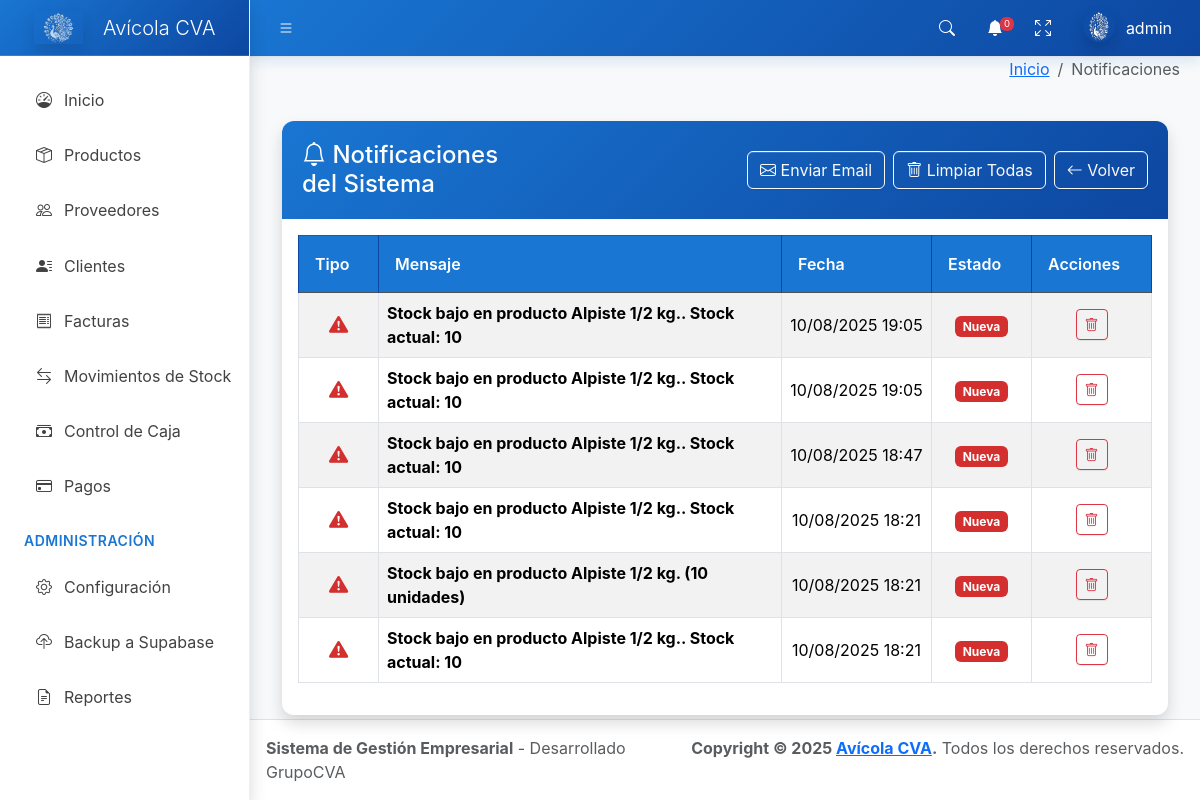
Before: /notificaciones/ (signed in) with the older database file.
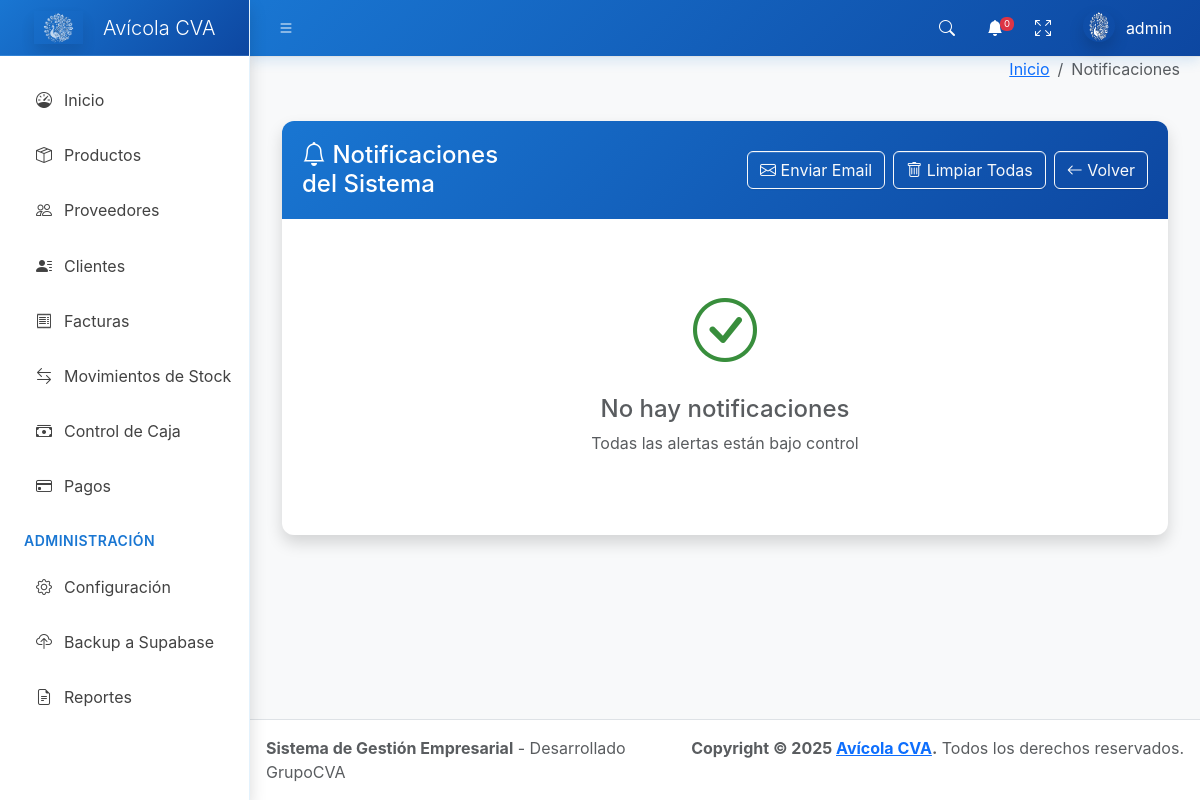
After: the same page with the newer database file.
### core/models.py (models this page shows, shortened)
class Notificacion(models.Model):
    TIPO_CHOICES = [
        ('info', 'Información'),
        ('warning', 'Advertencia'),
        ('error', 'Error'),
    ]
    mensaje = models.TextField()
    tipo = models.CharField(max_length=10, choices=TIPO_CHOICES, default='info')
    fecha = models.DateTimeField(auto_now_add=True)
    leida = models.BooleanField(default=False)
    usuario = models.ForeignKey(User, on_delete=models.CASCADE, null=True, blank=True)
    class Meta:
        verbose_name = 'Notificación'
        verbose_name_plural = 'Notificaciones'
        ordering = ['-fecha']

### core/views.py (the view)
# urls.py: path('notificaciones/', views.notificaciones_list, name='notificaciones_list'),
@login_required
def notificaciones_list(request):
    notificaciones = Notificacion.objects.filter(
        models.Q(usuario=request.user) | models.Q(usuario__isnull=True)
    ).order_by('-fecha')
    notificaciones.filter(usuario=request.user).update(leida=True)
    context = {
        'notificaciones': notificaciones,
        'titulo': 'Notificaciones'
    }
    return render(request, 'notificaciones_list.html', context)

### core/context_processors.py (called while the page is built)
def configuracion_global(request):
    if not request.user.is_authenticated:
        return {}
    try:
        tema_actual = ConfiguracionSistema.get_valor('tema_visual', 'azul')
        return {
            'configuracion_global': {
                'tema_visual': tema_actual
            },
            'tema_actual': tema_actual
        }
    except:
        return {
            'configuracion_global': {
                'tema_visual': 'azul'
            },
            'tema_actual': 'azul'
        }

### core/models.py (called while the page is built)
    @classmethod
    def get_valor(cls, clave, valor_por_defecto=None):
        try:
            config = cls.objects.get(clave=clave, activo=True)
            return config.valor
        except cls.DoesNotExist:
            return valor_por_defecto

### templates/notificaciones_list.html (shortened to what this page needs)
{% extends 'base.html' %}
{% load humanize custom_filters %}
{% block breadcrumb %}
<li class="breadcrumb-item active">Notificaciones</li>
{% endblock %}
{% block content %}
<div class="container-fluid mt-4">
  <div class="card shadow">
    <div class="card-header bg-primary text-white d-flex justify-content-between align-items-center">
      <h4 class="mb-0"><i class="bi bi-bell"></i> Notificaciones del Sistema</h4>
      <div class="d-flex justify-content-end w-100 ms-3">
        <a href="{% url 'enviar_alertas_email' %}" class="btn btn-outline-light me-2" title="Enviar alertas por email">
          <i class="bi bi-envelope"></i> Enviar Email
        </a>
        <button class="btn btn-outline-light me-2" type="button" onclick="limpiarNotificaciones()">
          <i class="bi bi-trash"></i> Limpiar Todas
        </button>
        <a href="{% url 'dashboard' %}" class="btn btn-outline-light">
          <i class="bi bi-arrow-left"></i> Volver
        </a>
      </div>
    </div>
    <div class="card-body">
      {% if notificaciones %}
        <div class="table-responsive">
          <table class="table table-striped table-hover table-bordered">
            <thead class="table-dark">
              <tr>
                <th style="width: 80px;">Tipo</th>
                <th>Mensaje</th>
                <th style="width: 150px;">Fecha</th>
                <th style="width: 100px;">Estado</th>
                <th style="width: 120px;">Acciones</th>
              </tr>
            </thead>
            <tbody>
              {% for notificacion in notificaciones %}
              <tr class="align-middle">
                <td class="text-center">
                  {% if notificacion.tipo == 'error' %}
                    <i class="bi bi-exclamation-triangle-fill text-danger" style="font-size: 1.2rem;"></i>
                  {% elif notificacion.tipo == 'warning' %}
                    <i class="bi bi-exclamation-triangle-fill text-danger" style="font-size: 1.2rem;"></i>
                  {% else %}
                    <i class="bi bi-info-circle-fill text-info" style="font-size: 1.2rem;"></i>
                  {% endif %}
                </td>
                <td>
                  <strong>{{ notificacion.mensaje }}</strong>
                </td>
                <td class="text-center">
                  {{ notificacion.fecha|date:'d/m/Y H:i' }}
                </td>
                <td class="text-center">
                  {% if notificacion.leida %}
                    <span class="badge bg-success">Leída</span>
                  {% else %}
                    <span class="badge bg-danger">Nueva</span>
                  {% endif %}
                </td>
                <td class="text-center">
                  <button class="btn btn-sm btn-outline-danger" onclick="eliminarNotificacion({{ notificacion.id }})" title="Eliminar">
                    <i class="bi bi-trash"></i>
                  </button>
                </td>
              </tr>
              {% endfor %}
            </tbody>
          </table>
        </div>
      {% else %}
        <div class="text-center py-5">
          <i class="bi bi-check-circle text-success" style="font-size: 4rem;"></i>
          <h4 class="mt-3 text-muted">No hay notificaciones</h4>
          <p class="text-muted">Todas las alertas están bajo control</p>
        </div>
      {% endif %}
    </div>
  </div>
</div>
{% endblock %}

Changed rows visible on the page:
removed Notificacion: tipo "warning" (drawn), mensaje "Stock bajo en producto Alpiste 1/2 kg.. Stock actual: 10", fecha "10/08/2025 19:05", leida "Nueva"
removed Notificacion: tipo "warning" (drawn), mensaje "Stock bajo en producto Alpiste 1/2 kg.. Stock actual: 10", fecha "10/08/2025 19:05", leida "Nueva"
removed Notificacion: tipo "warning" (drawn), mensaje "Stock bajo en producto Alpiste 1/2 kg.. Stock actual: 10", fecha "10/08/2025 18:47", leida "Nueva"
removed Notificacion: tipo "warning" (drawn), mensaje "Stock bajo en producto Alpiste 1/2 kg.. Stock actual: 10", fecha "10/08/2025 18:21", leida "Nueva"
removed Notificacion: tipo "warning" (drawn), mensaje "Stock bajo en producto Alpiste 1/2 kg. (10 unidades)", fecha "10/08/2025 18:21", leida "Nueva"
removed Notificacion: tipo "warning" (drawn), mensaje "Stock bajo en producto Alpiste 1/2 kg.. Stock actual: 10", fecha "10/08/2025 18:21", leida "Nueva"
Other visible differences:
text no longer shown: "Tipo Mensaje Fecha Estado Acciones"
text now shown: "No hay notificaciones Todas las alertas están bajo control"
